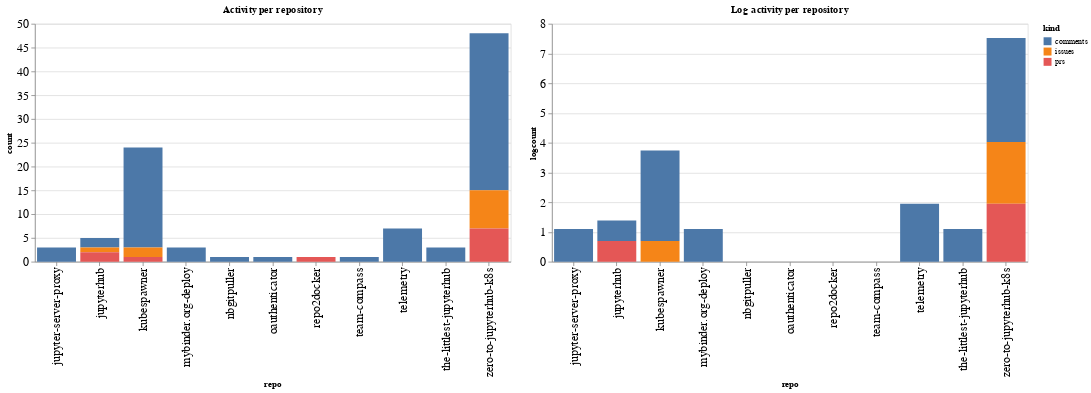

The notebook cell saved with this chart:
### Code cell
ch1 = alt.Chart(repo_summaries, width=600, title="Activity per repository").mark_bar().encode(
    x='repo',
    y='count',
    color='kind',
    tooltip="kind"
)

ch2 = alt.Chart(repo_summaries, width=600, title="Log activity per repository").mark_bar().encode(
    x='repo',
    y='logcount',
    color='kind',
    tooltip="kind"
)

ch1 | ch2

### Figure 1 — Vega-Lite specification as saved in the notebook (floating-point values rounded to 4 significant figures)
{"config": {"axisLeft": {"labelFontSize": 15}, "axisBottom": {"labelFontSize": 15}}, "hconcat": [{"mark": "bar", "encoding": {"color": {"type": "nominal", "field": "kind"}, "tooltip": {"type": "nominal", "field": "kind"}, "x": {"type": "nominal", "field": "repo"}, "y": {"type": "quantitative", "field": "count"}}, "title": "Activity per repository", "width": 600}, {"mark": "bar", "encoding": {"color": {"type": "nominal", "field": "kind"}, "tooltip": {"type": "nominal", "field": "kind"}, "x": {"type": "nominal", "field": "repo"}, "y": {"type": "quantitative", "field": "logcount"}}, "title": "Log activity per repository", "width": 600}], "data": {"name": "data-fabc01601d516a75d3038c64b6a3dec6"}, "$schema": "https://vega.github.io/schema/vega-lite/v4.8.1.json", "datasets": {"data-fabc01601d516a75d3038c64b6a3dec6": [{"repo": "jupyter-server-proxy", "kind": "comments", "count": 3, "logcount": 1.099}, {"repo": "jupyterhub", "kind": "comments", "count": 2, "logcount": 0.6931}, {"repo": "jupyterhub", "kind": "issues", "count": 1, "logcount": 0.0}, {"repo": "jupyterhub", "kind": "prs", "count": 2, "logcount": 0.6931}, {"repo": "kubespawner", "kind": "comments", "count": 21, "logcount": 3.045}, {"repo": "kubespawner", "kind": "issues", "count": 2, "logcount": 0.6931}, {"repo": "kubespawner", "kind": "prs", "count": 1, "logcount": 0.0}, {"repo": "mybinder.org-deploy", "kind": "comments", "count": 3, "logcount": 1.099}, {"repo": "nbgitpuller", "kind": "comments", "count": 1, "logcount": 0.0}, {"repo": "oauthenticator", "kind": "comments", "count": 1, "logcount": 0.0}, {"repo": "repo2docker", "kind": "prs", "count": 1, "logcount": 0.0}, {"repo": "team-compass", "kind": "comments", "count": 1, "logcount": 0.0}, {"repo": "telemetry", "kind": "comments", "count": 7, "logcount": 1.946}, {"repo": "the-littlest-jupyterhub", "kind": "comments", "count": 3, "logcount": 1.099}, {"repo": "zero-to-jupyterhub-k8s", "kind": "comments", "count": 33, "logcount": 3.497}, {"repo": "zero-to-jupyterhub-k8s", "kind": "issues", "count": 8, "logcount": 2.079}, {"repo": "zero-to-jupyterhub-k8s", "kind": "prs", "count": 7, "logcount": 1.946}]}}
